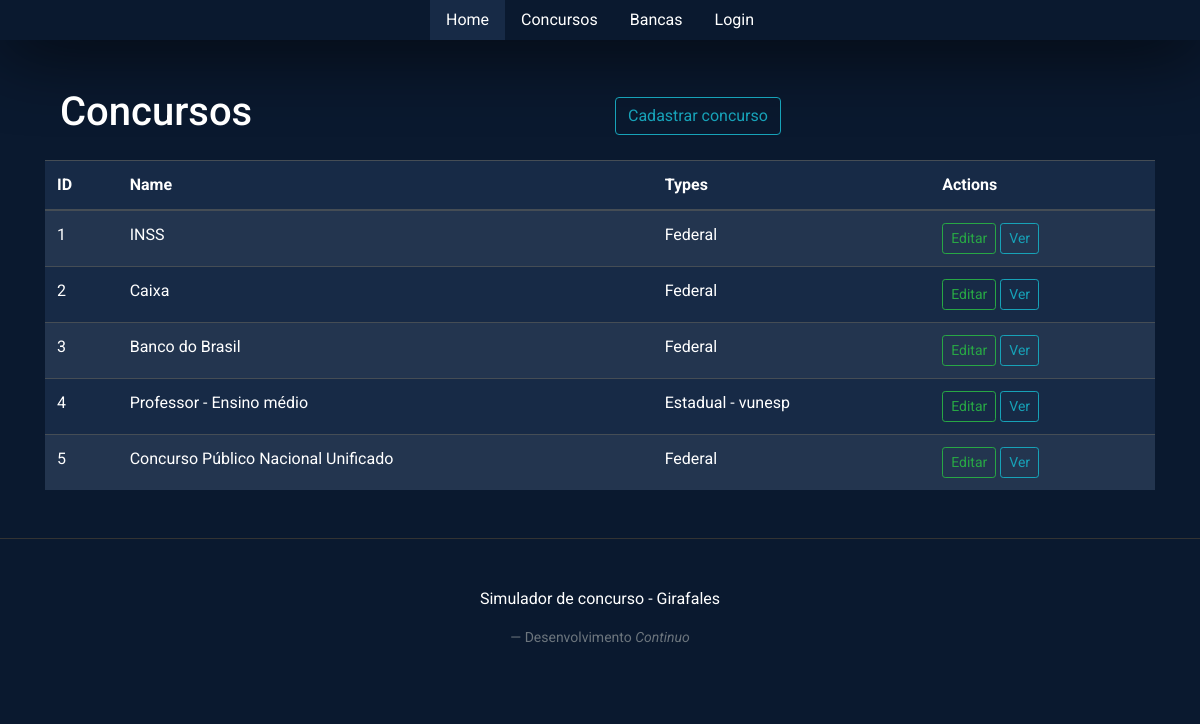
/concursos/, run on the app's committed database.
### model.py (models this page shows)
class Contest(SQLModel, table=True):
	id: Optional[int] = Field(default=None, primary_key=True)
	name: str
	types: Optional[str]
	exams:List['Exam']=Relationship()

### contest.py (the view)
@contest.route('/', methods = ['GET','POST'])
def index():
	data = model.get_all_contest()
	return render_template('contest/index.html' , contests = data )

### model.py (called while the page is built)
def get_all_contest():
	with Session(engine) as session:
		query = select(Contest)
		data = session.exec(query).all()
		return data

### templates/contest/index.html
{% extends "base.html" %}
{% block styles %}
    {{ bootstrap.load_css() }}
    <link rel="stylesheet"
                  href="{{url_for('static', filename='index.css')}}">
{% endblock %}
{% block content %}
    <div class="container mt-5">
        <div class="d-flex align-items-center">
            <div class="col-md-6">
                <h1>Concursos</h1>
            </div>
            <div class="col-md-6">
            <a href="{{ url_for('contest.create_contest') }}"
            class="btn btn-outline-info">Cadastrar concurso</a>
            </div>
        </div>
        <table class="table table-dark table-striped mt-3">
            <thead>
                <tr>
                    <th>ID</th>
                    <th>Name</th>
                    <th>Types</th>
                    <th>Actions</th>
                </tr>
            </thead>
            <tbody>
                {% for contest in contests %}
                <tr>
                    <td>{{ contest.id }}</td>
                    <td>{{ contest.name }}</td>
                    <td>{{ contest.types }}</td>
                    <td>
                        <a href="{{ url_for('contest.edit_contest', id=contest.id) }}"  class="btn btn-sm btn-outline-success">Editar</a>
                        <a href="{{ url_for('contest.view_contest', id=contest.id) }}" class="btn btn-sm btn-outline-info">Ver</a>
                    </td>
                </tr>
                {% endfor %}
            </tbody>
        </table>
    </div>
{% endblock %}

### templates/base.html (shortened to what this page needs)
<!DOCTYPE html>
<html lang="pt-br">
<head>
  <head>
        {% block head %}
                {% block styles %}{% endblock %}
        {% endblock %}
    </head>
<body>
 <ul class="nav justify-content-center">
  <li class="nav-item">
    <a class="nav-link active" aria-current="page" href="{{url_for('admin.index')}}">Home</a>
  </li>
  <li class="nav-item">
    <a class="nav-link" href="{{url_for('contest.index')}}">Concursos</a>
  </li>
  <li class="nav-item">
    <a class="nav-link" href="{{url_for('contest.index')}}">Bancas</a>
  </li>
  <li class="nav-item">
    <a class="nav-link" href="{{url_for('admin.login')}}">Login</a>
  </li>
</ul>
  <div class="content">
  {% block content %}
  {% endblock %}
  </div>
  <footer class="footer bd-footer py-4 py-md-5 mt-5 bg-body-tertiary">
    <p>Simulador de concurso - Girafales</p>
      <footer class="blockquote-footer">Desenvolvimento <cite title="Source Title">Continuo</cite></footer>
  </footer>
</body>
</html>

### templates/base.html (style rules this page uses)
body { font-family: 'Roboto', sans-serif; background-color: #0a192f; color: #ffffff }
.nav-link.active { background-color: #172a46 !important; }
.table { font-family: 'Roboto', sans-serif; background-color: #172a46; color: #ffffff !important; }
.nav-link { color: #ffffff !important; }
.nav { box-shadow: 1px 1px 80px 1px #000; }
.footer { bottom: 0; width: 100%; background-color: #0a192f; padding: 10px 0; text-align: center; border-top: 1px solid #333; }

### data on the page
Contest: id "1", name "INSS", types "Federal"
Contest: id "2", name "Caixa", types "Federal"
Contest: id "3", name "Banco do Brasil", types "Federal"
Contest: id "4", name "Professor - Ensino médio", types "Estadual - vunesp"
Contest: id "5", name "Concurso Público Nacional Unificado", types "Federal"
